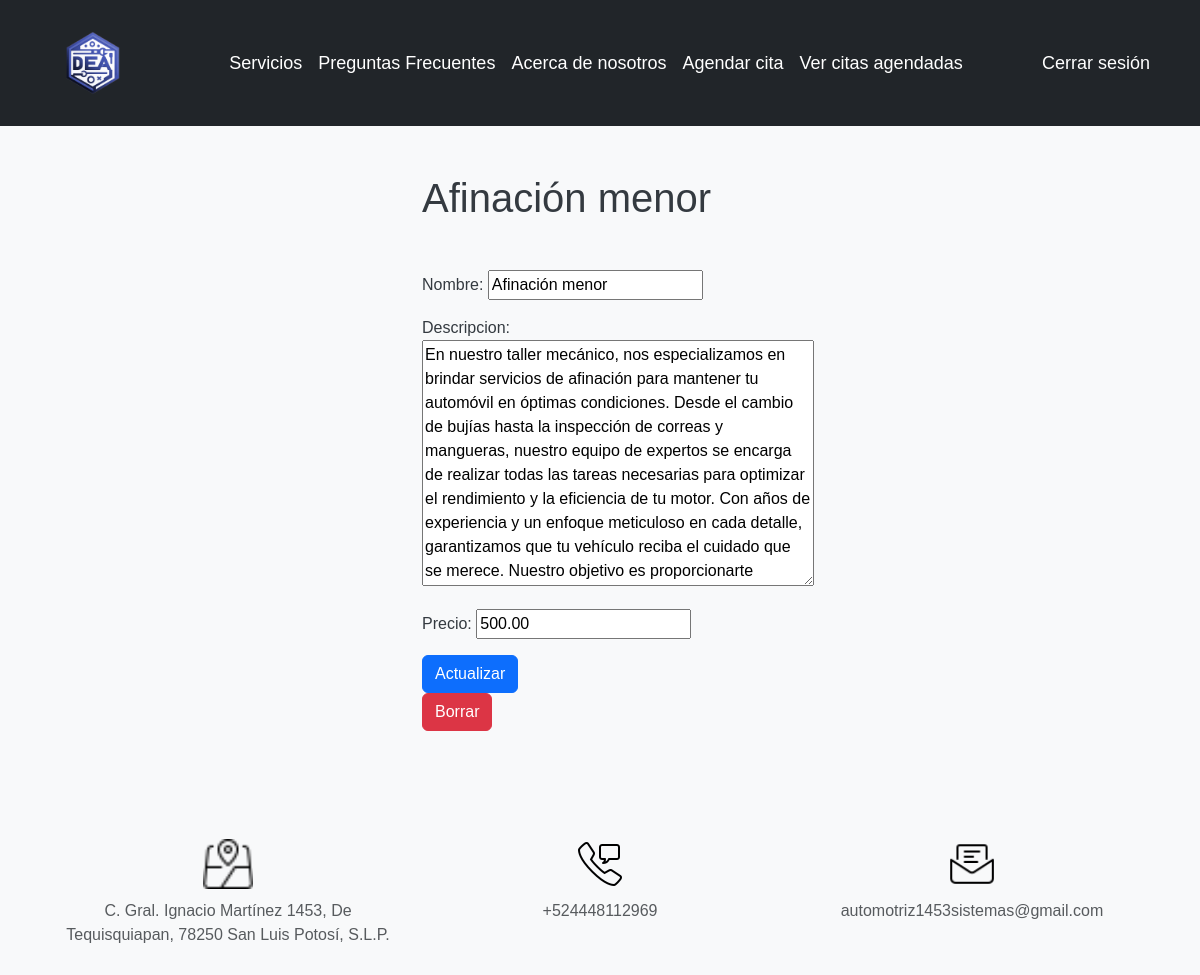
The app's page /modificacion_servicios/1 (signed in), older data.
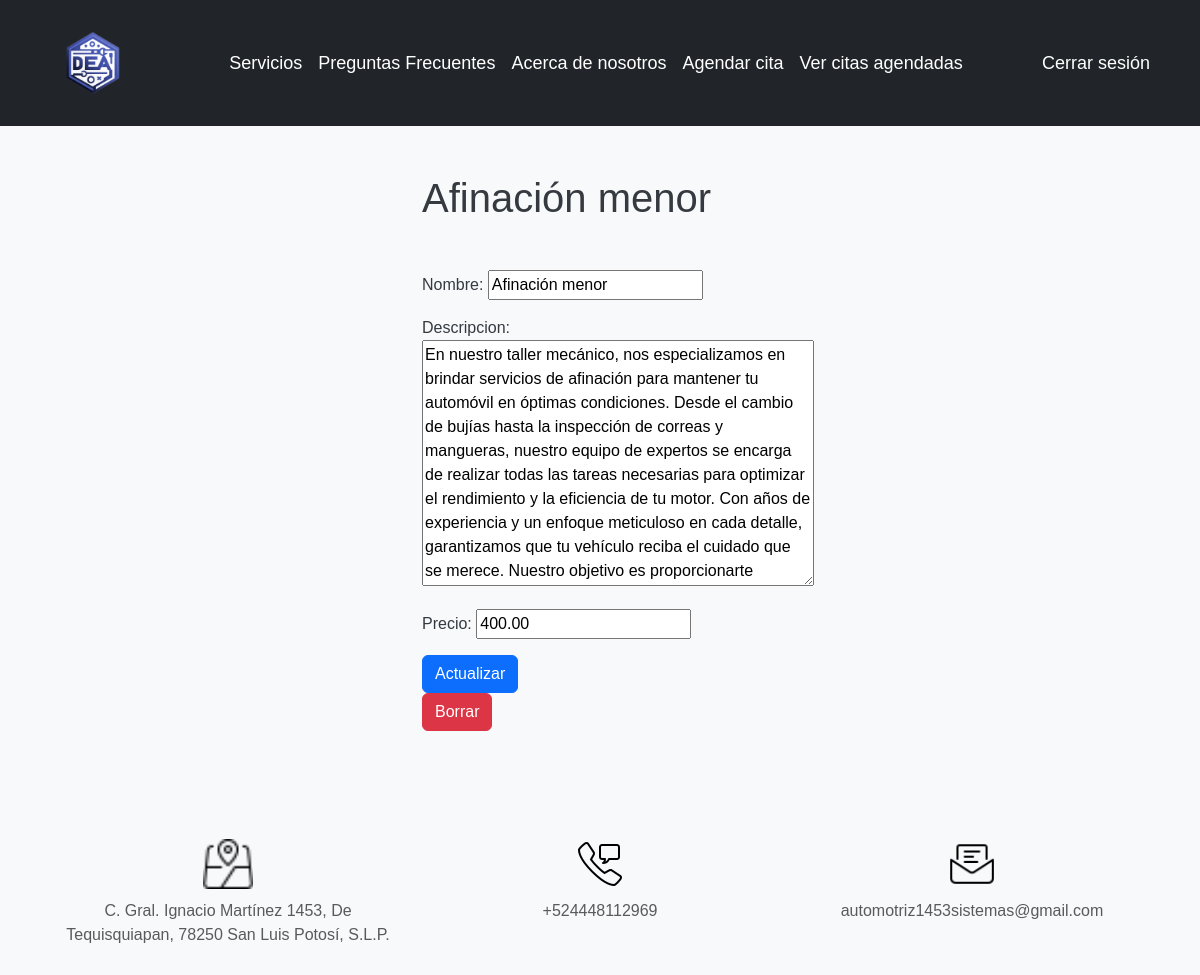
The same page, newer data.
### autenticacion/models.py (models this page shows, shortened)
class Servicio(models.Model):
    nombre = models.CharField(max_length=100)
    descripcion = models.TextField()
    precio = models.DecimalField(max_digits=8, decimal_places=2)

### autenticacion/views.py (the view, shortened to what this page needs)
# urls.py: path('modificacion_servicios/<int:servicio_id>', v_auth.modificacion_servicio, name='modificar_servicio'),
@login_required
def modificacion_servicio(request, servicio_id):
    servicio = get_object_or_404(Servicio, id = servicio_id)
    if request.method == 'GET':
        form = ServicioForm(instance = servicio)
        return render(request, 'modificacion_servicio.html',{
            'servicio': servicio,
            'form': form
        })

### autenticacion/forms.py
class ServicioForm(forms.ModelForm):
    class Meta:
        model = Servicio
        fields = ['nombre', 'descripcion', 'precio']

### main/templates/modificacion_servicio.html (shortened to what this page needs)
<!DOCTYPE html>
<html lang="en">
<head>
    {% extends 'layouts/base.html' %}
    {% block content %}
    <div class="container">
        <div class="row">
            <div class="col-md-4 offset-md-4 mt-5">
                    <h1>{{servicio.nombre}}</h1>
                    <div class="mt-5">
                        <form method="POST" class="my-form">
                            {{form.as_p}}
                            <button type="submit" class="btn btn-primary" onclick="return confirm('¿Estás seguro de modificar el servicio?')" >Actualizar</button>
                        </form>
                        <form action="{% url 'eliminar_servicio' servicio.id %}" method="POST" class="my-form">
                            <button class="btn btn-danger" onclick="return confirm('¿Estás seguro de eliminar el servicio?')" >
                                Borrar
                            </button>
                        </form>
                    </div>
            </div>
        </div>
    </div>
    {% endblock %}

Row changes from the older to the newer data that the page shows:
changed Servicio "Afinación menor": precio "500.00" → "400.00"
